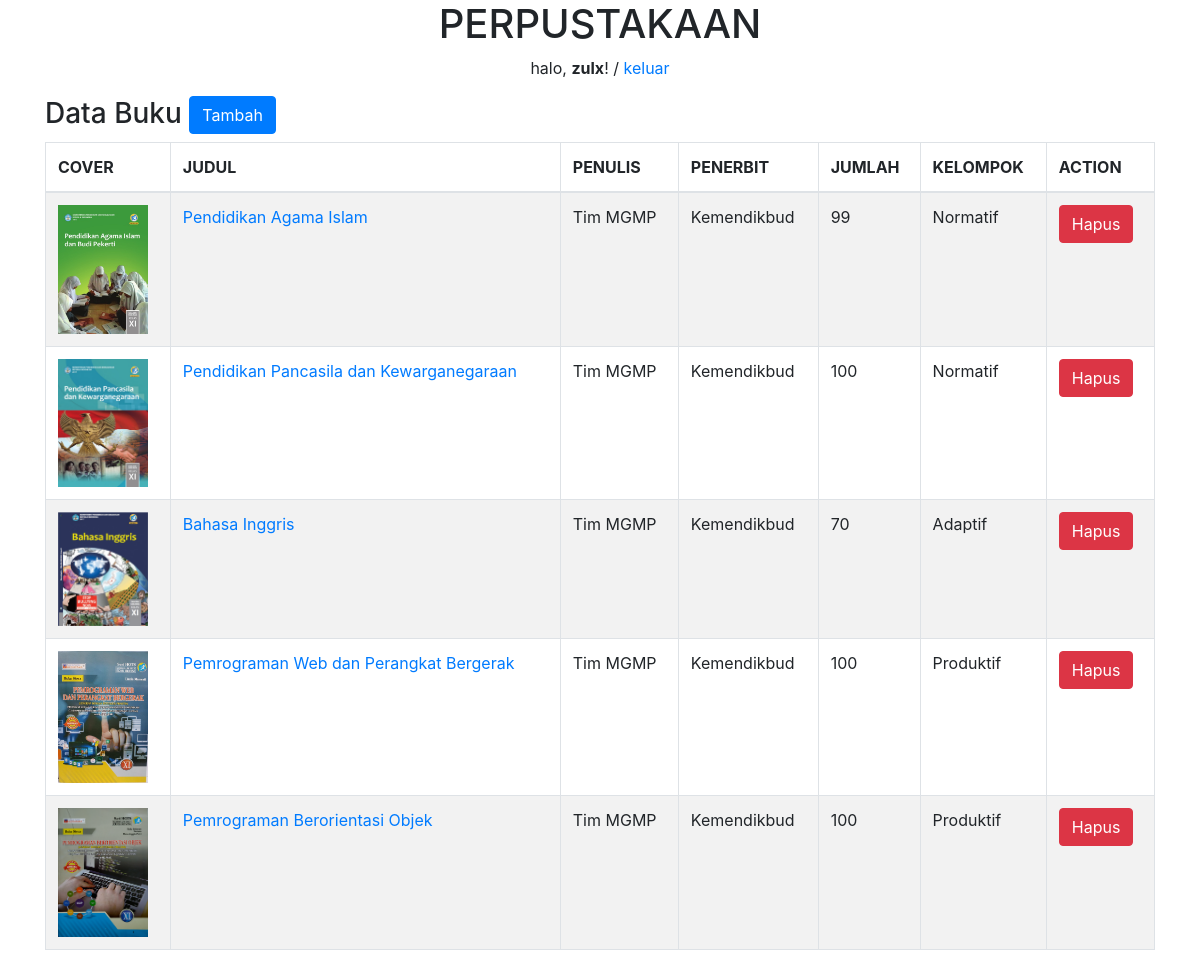
Screenshot of /buku/ (signed in) with the database file from the repository.
### perpustakaan/models.py (models this page shows, shortened)
class Buku(models.Model):
  judul = models.CharField(max_length=50)
  penulis = models.CharField(max_length=40)
  penerbit = models.CharField(max_length=40)
  jumlah = models.IntegerField(null=True)
  kelompok_id = models.ForeignKey(Kelompok, on_delete=models.CASCADE, null=True)
  cover = models.ImageField(upload_to='cover/', null=True)
  tanggal = models.DateTimeField(auto_now_add=True, null=True)

class Kelompok(models.Model):
  nama = models.CharField(max_length=9)
  keterangan = models.TextField()
  def __str__(self):
    return self.nama

### perpustakaan/views.py (the view)
# urls.py: path('buku/', buku, name='buku'),
@login_required(login_url=settings.LOGIN_URL)
def buku(request):
    books = Buku.objects.all()
    konteks = {
        'books': books,
    }
    return render(request, 'buku.html', konteks)

### perpustakaan/templates/buku.html (shortened to what this page needs)
{% extends 'base.html' %}
{% block content %}
<div class="container">
  <div class="row">
    <div class="col-md-12">
      <h3>
        Data Buku
        <a href="{% url 'tambah_buku' %}" class="btn btn-primary">Tambah</a>
      </h3>
      <table class="table table-bordered table-striped">
        <thead>
          <tr>
            <th>COVER</th>
            <th>JUDUL</th>
            <th>PENULIS</th>
            <th>PENERBIT</th>
            <th>JUMLAH</th>
            <th>KELOMPOK</th>
            <th>ACTION</th>
          </tr>
        </thead>
        <tbody>
          {% for buku in books %}
          <tr>
            <td>
              {% if buku.cover %}
                <img src="{{ buku.cover.url }}" width="90px">
              {% endif %}
            </td>
            <td><a href="{% url 'ubah_buku' buku.id %}">{{ buku.judul }}</a></td>
            <td>{{ buku.penulis }}</td>
            <td>{{ buku.penerbit }}</td>
            <td>{{ buku.jumlah }}</td>
            <td>{{ buku.kelompok_id }}</td>
            <td>
              <button data-toggle="modal" data-target="#hapus-{{ buku.id }}" class="btn btn-danger">Hapus</button>
            </td>
          </tr>
          {% endfor %}
        </tbody>
      </table>
    </div>
  </div>
</div>
{% endblock %}

### templates/judul.html
<center>
  <h1>PERPUSTAKAAN</h1>
  {% if user.is_authenticated %}
    <p>halo, <strong>{{ user }}</strong>! / <a href="{% url 'keluar' %}">keluar</a></p>
  {% endif %}
</center>

### static/css/style.css (style rules this page uses)
body { background-color: #ffffff; }

### rows the page displays
Buku: cover (picture), judul "Pendidikan Agama Islam", penulis "Tim MGMP", penerbit "Kemendikbud", jumlah "99", kelompok_id "Normatif"
Buku: cover (picture), judul "Pendidikan Pancasila dan Kewarganegaraan", penulis "Tim MGMP", penerbit "Kemendikbud", jumlah "100", kelompok_id "Normatif"
Buku: cover (picture), judul "Bahasa Inggris", penulis "Tim MGMP", penerbit "Kemendikbud", jumlah "70", kelompok_id "Adaptif"
Buku: cover (picture), judul "Pemrograman Web dan Perangkat Bergerak", penulis "Tim MGMP", penerbit "Kemendikbud", jumlah "100", kelompok_id "Produktif"
Buku: cover (picture), judul "Pemrograman Berorientasi Objek", penulis "Tim MGMP", penerbit "Kemendikbud", jumlah "100", kelompok_id "Produktif"

### other values shown
{{ user }} "zulx"
